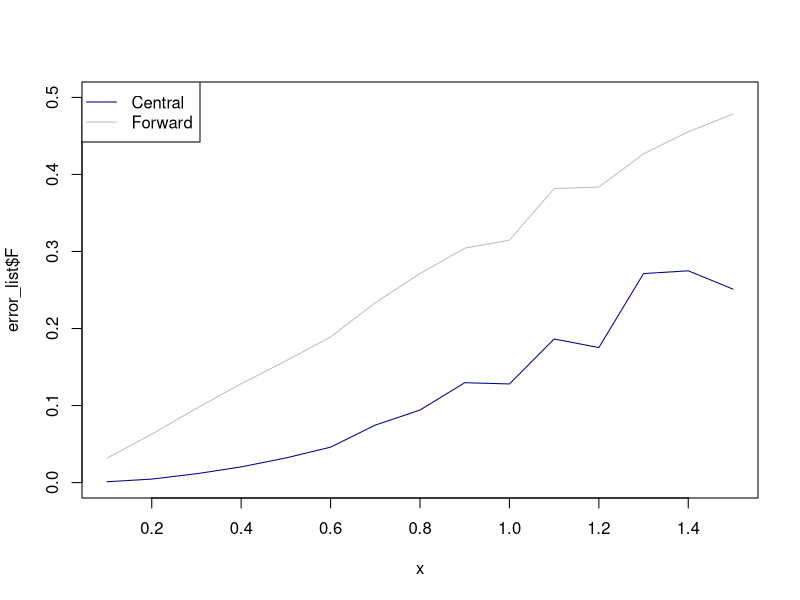
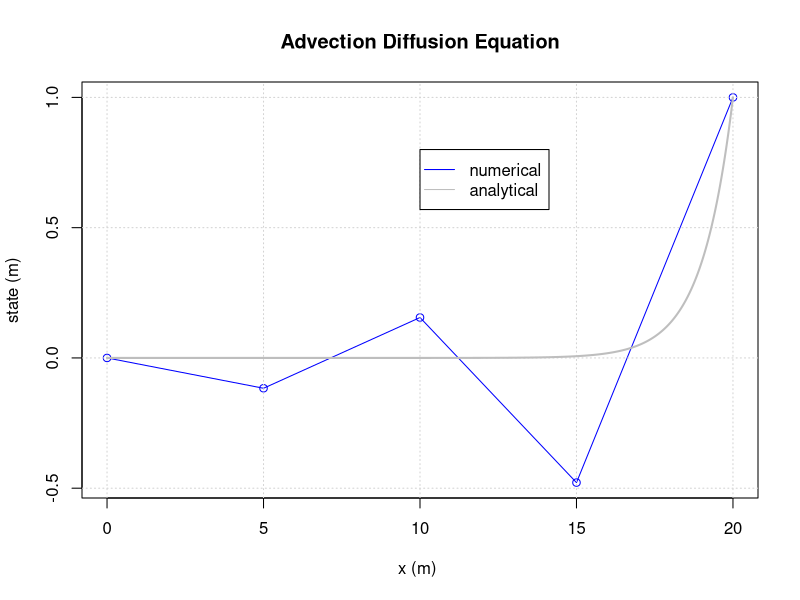
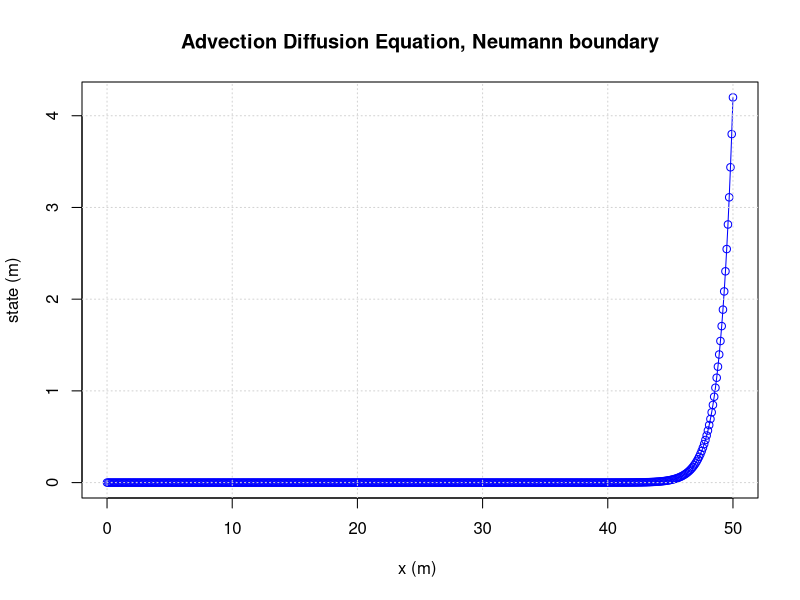

The R script that drew these images, in order:
## ---- chunk 1
M=matrix(0,nrow=3,ncol=3)
# bring flux between 1and 2 in matrix
M[1,1] = M[1,1]-7
M[1,2] = M[1,2]+7
M[2,2] = M[2,2]-7
M[2,1] = M[2,1]+7
# bring flux between 1 and 3 in matrix
M[1,1] = M[1,1]-5
M[1,3] = M[1,3]+5
M[3,3] = M[3,3]-5
M[3,1] = M[3,1]+5
# bring flux between 2 and 3 in matrix
M[2,2] = M[2,2]-8
M[2,3] = M[2,3]+8
M[3,3] = M[3,3]-8
M[3,2] = M[3,2]+8
# bring in the boundary condition
M[1,]  = 0
M[1,1] = 1
# right hand side
b = c(2,-1,-2)
print(solve(M,b))
## ---- chunk 2
M = matrix(0,nrow=3,ncol=3)
# the following gives an elegant programming solution
f = c(1,2,3)
t = c(2,3,1)
a = c(7,8,5)
for(i in 1:length(f)){
  M[f[i],f[i]] = M[f[i],f[i]] - a[i]
  M[f[i],t[i]] = M[f[i],t[i]] + a[i]
  M[t[i],t[i]] = M[t[i],t[i]] - a[i]
  M[t[i],f[i]] = M[t[i],f[i]] + a[i]
}
## ---- chunk 3
f = function(dx=(pi/2)){
  
  # scheme C = central
  # scheme F = forward
  
  #### setting up initial parameters
  dx    = dx
  left  = 0
  right = 2*pi
  xcoor = seq(left,right, by=dx) # builds a list of all coordinates
  N     = length(xcoor)
  s     = sin(xcoor)
  c     = cos(xcoor)
  
  ##### CENTRAL SCHEME WITH FORWARD AND BACKWARD VALUES ON THE OUTER NODES
  
  M     = matrix(0,nrow=length(xcoor),ncol=length(xcoor)) # an empty matrix for the differencing scheme
  
  # populating vector and matrix
  for(j in 2:(length(xcoor)-1))
  {
    M[j,j+1] = 1/(2*dx)
    M[j,j-1] = -1/(2*dx)
  }
  M[1,1  ] = -1/dx
  M[1,2  ] = 1/dx
  M[N,N  ] = 1/dx
  M[N,N-1] = -1/dx
  
  # solve matrix equation
  V_c = M %*% s
  
  ##### FORWARD SCHEME WITH BACKWARD RIGHT NODE
  
  M     = matrix(0,nrow=length(xcoor),ncol=length(xcoor)) # an empty matrix for the differencing scheme
  
  # populating vector and matrix
  for(j in 1:(length(xcoor)-1))
  {
    M[j,j]   = -1/dx
    M[j,j+1] = 1/dx
  }
  M[N,N  ] = 1/dx
  M[N,N-1] = -1/dx
  
  # solve matrix equation
  V_f = M %*% s
  
  ## error C
  error_c    = mean(abs(V_c - c))
  
  ## error F
  error_f    = mean(abs(V_f - c))
  
  return(list(error_c,error_f))
}
x = seq(0.1,pi/2,by=0.1)
error_list = data.frame("C" = rep(0,length=length(x)), "F" = rep(0,length=length(x)))
for(i in 1:length(x)){
  error = f(x[i])
  error_list[i,] = error
}

plot(x, error_list$F, type="l", col="grey",ylim=c(0,0.5))
lines(x, error_list$C, type="l", col="darkblue")
legend("topleft", c("Central", "Forward"), col = c("darkblue","grey"), lty = c(1,1), pch = c(-1,-1))
## ---- chunk 4
dx    = 5    # step size
D     = 5    # diffusion coefficient
u     = 5    # advection coefficient
bl    = 0    # left boundary
br    = 1    # right boundary
n     = 5    # amount of nodes
## ---- chunk 5
dx    = 5    # step size
D     = 5    # diffusion coefficient
u     = 5    # advection coefficient
bl    = 0    # left boundary
br    = 1    # right boundary
n     = 5    # amount of nodes

left  = 0    # left coordinate
xcoor = seq(left,dx*(n-1), by=dx)

V     = c()  # build an empty vector for the solutions
M     = matrix(0,nrow=length(xcoor),ncol=length(xcoor)) 

for(j in 2:(length(xcoor)-1))
{
  M[j,j-1] = -u/(2*dx) - D/(dx^2)
  M[j,j  ] = 2*D/(dx^2)
  M[j,j+1] = u/(2*dx) - D/(dx^2)
  V[j]     = 0
}

# Left boundary
M[1,1] = 1
V[1]   = bl

# Right boundary
M[n,n] = 1
V[n]   = br

# Solve the system
s = solve(M,V)

# Plotting
plot(xcoor,s,ylab="state (m)",xlab="x (m) ",type='o',col='blue')
title(main='Advection Diffusion Equation')
grid()

# Calculate and plot the analytical solution
L = dx*(n-1)
xcooranalyt = seq(0,L, by=0.01)
sanalyt = c()
Danalyt = D
uanalyt = u
Peanalyt = uanalyt*L/Danalyt

for(j in 1:(length(xcooranalyt)))
{
  sanalyt[j] = bl+(exp(xcooranalyt[j]*Peanalyt/L)-1.)/(exp(Peanalyt)-1.)*(br-bl)
}

lines(xcooranalyt,sanalyt,col="grey",lwd=2) # analytical solution
legend(10, 0.8, c("numerical", "analytical"), col = c("blue","grey"), lty = c(1,1), pch = c(-1,-1))
## ---- chunk 6
dx    = 0.1    # step size
D     = 5    # diffusion coefficient
u     = 5    # advectio coefficient
bl    = 0    # left boundary
br    = 0.4    # right boundary

left  = 0    # left coordinate
right = 50
xcoor = seq(left,right, by=dx)
N     = length(xcoor)

V     = c()  # build an empty vector for the solutions
M     = matrix(0,nrow=length(xcoor),ncol=length(xcoor)) 

for(j in 2:(length(xcoor)-1))
{
  M[j,j-1] = -u/(2*dx) - D/(dx^2)
  M[j,j  ] = 2*D/(dx^2)
  M[j,j+1] = u/(2*dx) - D/(dx^2)
  V[j]     = 0
}

# Left boundary
M[1,1] = 1
V[1]   = bl

# Right boundary

M[N,N]   = 1
M[N,N-1] = -1
V[N]     = br

# Solve the system
s = solve(M,V)

# Plotting
plot(xcoor,s,ylab="state (m)",xlab="x (m) ",type='o',col='blue')
title(main='Advection Diffusion Equation, Neumann boundary')
grid()
